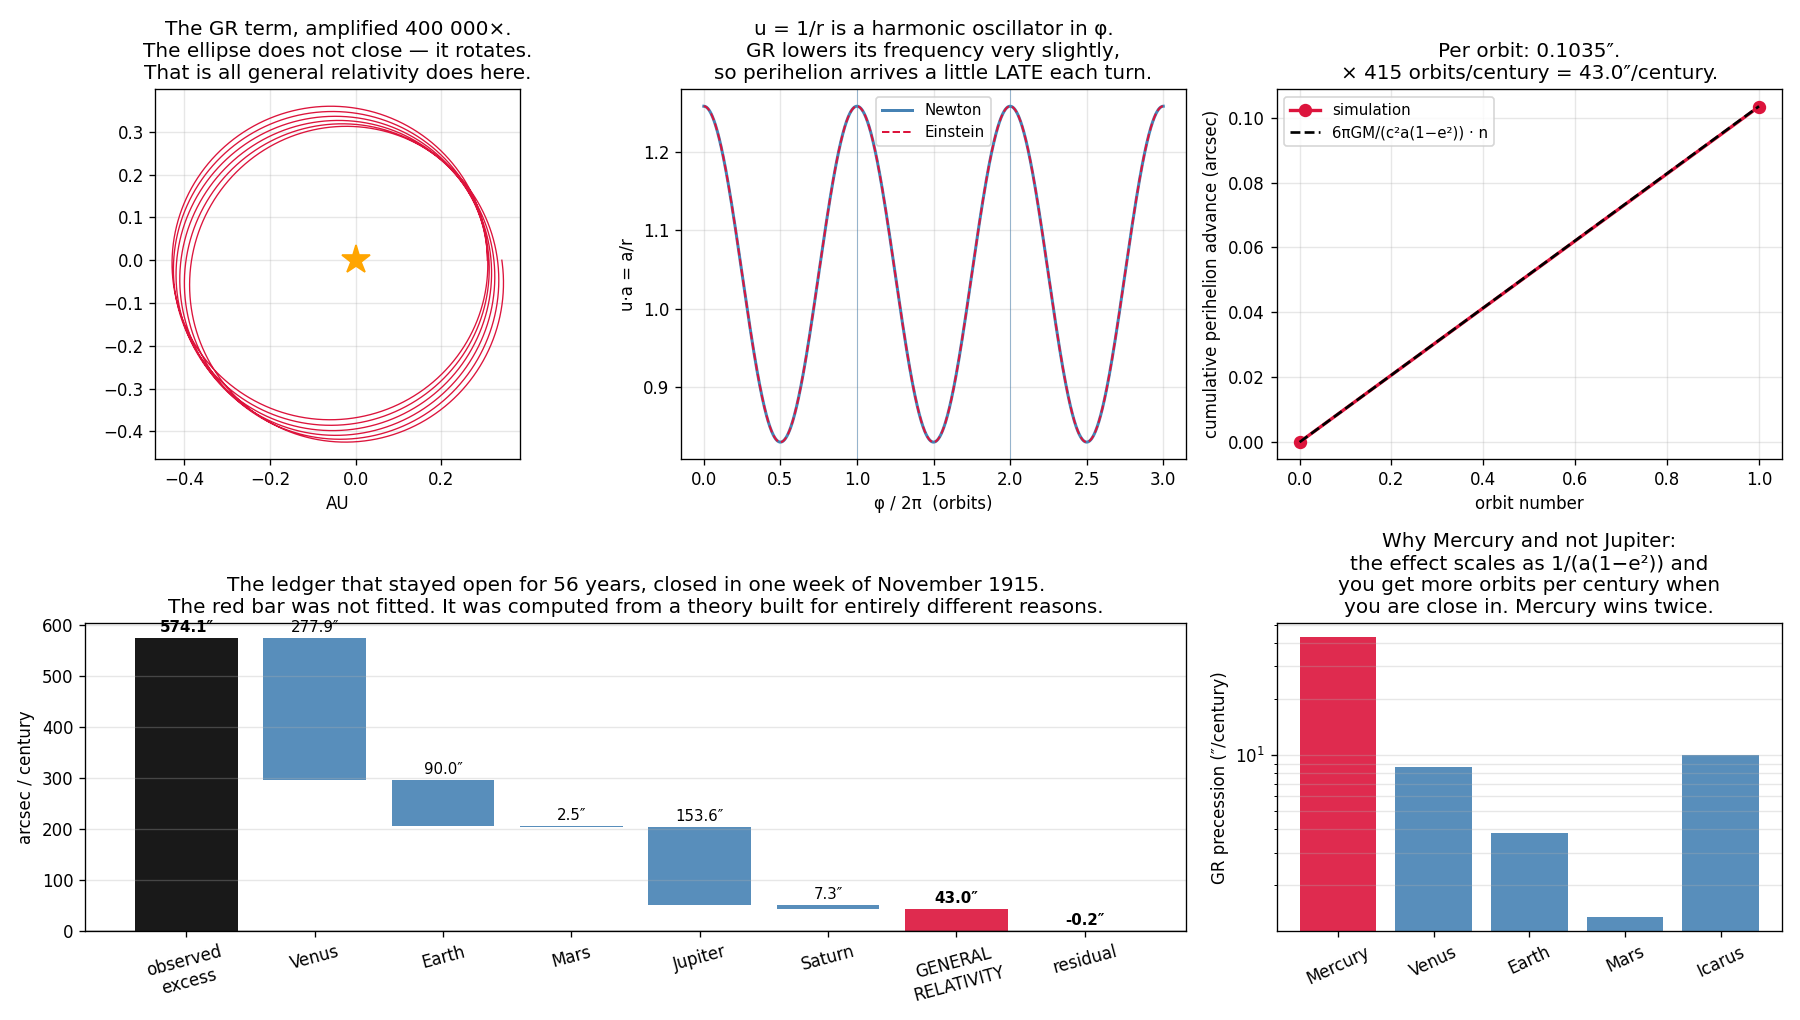

Source code (Python):
"""November 1915: Einstein computes 43″ and gets heart palpitations for three days.

General relativity does not add a force. It changes the geometry the planet moves
through, and the orbit equation picks up exactly one extra term:

    Newton:      d²u/dφ² + u = GM/h²
    Einstein:    d²u/dφ² + u = GM/h² + 3GM·u²/c²        where u = 1/r

That 3GM u²/c² is the whole of it. It is a tiny correction — for Mercury it is
~1e-7 of the main term — but it is NOT of the form 1/r², so by Bertrand's theorem
(ch03) it must make the orbit precess. Integrate it and out comes 43″/century.

Einstein had no free parameters. He could not tune anything. The number 43 had been
sitting unexplained in the literature since Le Verrier in 1859, and the theory
either produced it or it didn't. On 18 November 1915 he presented the result to the
Prussian Academy; the final field equations came a week later.

    phenomenon:   Mercury's perihelion advances 43″/century more than Newton allows
    simulation:   integrate the relativistic orbit equation in u = 1/r vs φ
    dissection:   measure the angle between successive perihelia
    formula:      Δφ = 6πGM / (c²·a·(1−e²)) per orbit — derive it, then check the
                  integration against it, then convert to arcsec/century.
"""
from pathlib import Path

import matplotlib.pyplot as plt
import numpy as np
import torch

# --- SI constants and Mercury's orbit ---
G = 6.67430e-11
C = 2.99792458e8
M_SUN = 1.98892e30
GM = G * M_SUN
A = 5.790905e10           # m, Mercury's semi-major axis
E = 0.205630
T_ORB = 87.9691 * 86400   # s
ORBITS_PER_CENTURY = 100 * 365.25 * 86400 / T_ORB
RAD2ARCSEC = 180 / np.pi * 3600

h = np.sqrt(GM * A * (1 - E**2))            # specific angular momentum
eps = 3 * GM**2 / (h**2 * C**2)             # the dimensionless size of the GR term

print("The relativistic correction, sized up before we integrate anything:")
print(f"  h = sqrt(GM·a(1−e²)) = {h:.4e} m²/s")
print(f"  GR term / Newton term  =  3(GM/hc)² = {eps:.3e}")
print(f"  → a correction in the 8th significant figure. Nothing on Earth could")
print(f"    measure that in 1915. Mercury, integrated over a century, could.\n")


def integrate_orbit(gr_factor=1.0, n_rev=3, n_pts=400_000):
    """Integrate  u'' + u = GM/h² + gr_factor·3GM·u²/c²  in φ, by velocity-Verlet.

    Working in u = 1/r versus φ (rather than r versus t) is the classical trick:
    it turns the orbit into a driven harmonic oscillator, and the GR term becomes
    a small nonlinear stiffening that shifts the oscillator's frequency slightly
    below 1 — which is precisely a slow rotation of the perihelion.
    """
    phi_end = 2 * np.pi * n_rev
    dphi = phi_end / n_pts
    u = torch.tensor(1.0 / (A * (1 - E)), dtype=torch.float64)      # start at perihelion
    du = torch.tensor(0.0, dtype=torch.float64)                     # u' = 0 at perihelion

    def acc(u_):
        return GM / h**2 + gr_factor * 3 * GM * u_**2 / C**2 - u_

    us = torch.empty(n_pts + 1, dtype=torch.float64)
    us[0] = u
    a = acc(u)
    for i in range(n_pts):
        du = du + 0.5 * dphi * a
        u = u + dphi * du
        a = acc(u)
        du = du + 0.5 * dphi * a
        us[i + 1] = u
    return us, torch.linspace(0, phi_end, n_pts + 1, dtype=torch.float64)


def perihelion_shift(us, phis):
    """Angle between successive perihelia (maxima of u = 1/r), minus 2π."""
    interior = us[1:-1]
    peaks = torch.where((interior > us[:-2]) & (interior > us[2:]))[0] + 1
    # refine each peak with a parabolic fit through its three samples
    refined = []
    for p in peaks.tolist():
        y0, y1, y2 = us[p - 1].item(), us[p].item(), us[p + 1].item()
        delta = 0.5 * (y0 - y2) / (y0 - 2 * y1 + y2)
        refined.append(phis[p].item() + delta * (phis[1] - phis[0]).item())
    return np.array(refined)


# --- Newton first: does the orbit close? ---
us_n, phis = integrate_orbit(gr_factor=0.0)
per_n = perihelion_shift(us_n, phis)
print(f"NEWTON  (gr term switched off)")
print(f"  perihelion spacing = {np.mean(np.diff(per_n)):.10f} rad")
print(f"  minus 2π           = {np.mean(np.diff(per_n)) - 2*np.pi:+.3e} rad "
      f"({(np.mean(np.diff(per_n))-2*np.pi)*RAD2ARCSEC*ORBITS_PER_CENTURY:+.3f}″/century)")
print(f"  → closes, as it must. This is our numerical noise floor.\n")

# --- now Einstein ---
us_e, _ = integrate_orbit(gr_factor=1.0)
per_e = perihelion_shift(us_e, phis)
shift_sim = np.mean(np.diff(per_e)) - 2 * np.pi
noise = np.mean(np.diff(per_n)) - 2 * np.pi
shift_sim_corrected = shift_sim - noise

# --- the closed form Einstein derived ---
shift_theory = 6 * np.pi * GM / (C**2 * A * (1 - E**2))

print("EINSTEIN  (gr term on)")
print(f"  simulated shift per orbit = {shift_sim_corrected:.6e} rad")
print(f"  closed form 6πGM/(c²a(1−e²)) = {shift_theory:.6e} rad")
print(f"  agreement: {100*shift_sim_corrected/shift_theory:.3f}%\n")

arcsec_century = shift_theory * RAD2ARCSEC * ORBITS_PER_CENTURY
sim_century = shift_sim_corrected * RAD2ARCSEC * ORBITS_PER_CENTURY
print(f"  Mercury completes {ORBITS_PER_CENTURY:.1f} orbits per century, so:")
print(f"    from the simulation   {sim_century:7.2f}″/century")
print(f"    from the formula      {arcsec_century:7.2f}″/century")
print(f"    OBSERVED (ch04)         43.11 ± 0.45 ″/century")
print()

# --- and the other planets, as a consistency check ---
print("The same formula, applied to everything else (it is not tuned to Mercury):")
print("  body        a (AU)     e       GR precession    measured")
print("                                 (″/century)      (″/century)")
bodies = [("Mercury", 0.387098, 0.20563, 87.9691, "43.11 ± 0.45"),
          ("Venus",   0.723332, 0.00677, 224.701, " 8.62 ± 0.10"),
          ("Earth",   1.000000, 0.01671, 365.256, " 3.84 ± 0.04"),
          ("Mars",    1.523710, 0.09341, 686.980, " 1.35 ± 0.05"),
          ("Icarus",  1.077900, 0.82680, 408.780, "10.05 ± 1.0 ")]
AU = 1.495978707e11
gr_vals = []
for nm, a_au, e_b, per_d, meas in bodies:
    a_m = a_au * AU
    sh = 6 * np.pi * GM / (C**2 * a_m * (1 - e_b**2))
    n_orb = 100 * 365.25 / per_d
    val = sh * RAD2ARCSEC * n_orb
    gr_vals.append(val)
    print(f"  {nm:9s} {a_au:8.4f}  {e_b:.5f}   {val:10.2f}      {meas}")
print()
print("One formula, no adjustable parameters, five bodies. Note Icarus: a tiny")
print("asteroid with a wild e = 0.83, measured in 1968 — the theory had no idea it")
print("existed when it was written.")
print()
print("Einstein to Ehrenfest, January 1916:")
print('  "For a few days I was beside myself with joyous excitement."')

# --- visualization ---
fig = plt.figure(figsize=(15, 8.5))
gs = fig.add_gridspec(2, 3, height_ratios=[1.2, 1])

# Panel 1: the rosette, exaggerated so it is visible
ax = fig.add_subplot(gs[0, 0])
us_big, phis_big = integrate_orbit(gr_factor=4e5, n_rev=6, n_pts=200_000)
r_big = 1.0 / us_big
ax.plot(r_big * torch.cos(phis_big) / AU, r_big * torch.sin(phis_big) / AU,
        color="crimson", lw=0.8)
ax.plot(0, 0, "*", color="orange", ms=18)
ax.set_aspect("equal")
ax.set_xlabel("AU")
ax.set_title("The GR term, amplified 400 000×.\nThe ellipse does not close — it "
             "rotates.\nThat is all general relativity does here.")
ax.grid(alpha=0.3)

# Panel 2: u(φ) — Newton vs Einstein, phase slipping
ax = fig.add_subplot(gs[0, 1])
ax.plot(phis / (2 * np.pi), us_n * A, color="steelblue", lw=1.8, label="Newton")
ax.plot(phis / (2 * np.pi), us_e * A, color="crimson", lw=1.2, ls="--", label="Einstein")
for p in per_n:
    ax.axvline(p / (2 * np.pi), color="steelblue", lw=0.6, alpha=0.5)
ax.set_xlabel("φ / 2π  (orbits)")
ax.set_ylabel("u·a = a/r")
ax.set_title("u = 1/r is a harmonic oscillator in φ.\nGR lowers its frequency very "
             "slightly,\nso perihelion arrives a little LATE each turn.")
ax.legend(fontsize=9)
ax.grid(alpha=0.3)

# Panel 3: perihelion angle drifting linearly
ax = fig.add_subplot(gs[0, 2])
k = np.arange(len(per_e))
ax.plot(k, (per_e - per_e[0] - 2 * np.pi * k) * RAD2ARCSEC, "o-",
        color="crimson", lw=2, ms=7, label="simulation")
ax.plot(k, shift_theory * k * RAD2ARCSEC, "--", color="black", lw=1.6,
        label="6πGM/(c²a(1−e²)) · n")
ax.set_xlabel("orbit number")
ax.set_ylabel("cumulative perihelion advance (arcsec)")
ax.set_title(f"Per orbit: {shift_theory*RAD2ARCSEC:.4f}″.\n"
             f"× {ORBITS_PER_CENTURY:.0f} orbits/century = "
             f"{arcsec_century:.1f}″/century.")
ax.legend(fontsize=9)
ax.grid(alpha=0.3)

# Panel 4: the budget, closed at last
ax = fig.add_subplot(gs[1, :2])
labels = ["observed\nexcess", "Venus", "Earth", "Mars", "Jupiter", "Saturn",
          "GENERAL\nRELATIVITY", "residual"]
contrib = [574.10, -277.9, -90.0, -2.5, -153.6, -7.3, -43.03, 0]
running = 574.10
bottoms, heights, colors = [0], [574.10], ["black"]
for v in contrib[1:-1]:
    running += v
    bottoms.append(running)
    heights.append(-v)
    colors.append("crimson" if abs(v) == 43.03 else "steelblue")
bottoms.append(0); heights.append(running); colors.append("darkgreen")
ax.bar(labels, heights, bottom=bottoms, color=colors, alpha=0.9)
for i, (b, hh) in enumerate(zip(bottoms, heights)):
    ax.text(i, b + hh + 12, f"{hh:.1f}″", ha="center", fontsize=9,
            weight="bold" if i in (0, 6, 7) else "normal")
ax.axhline(0, color="k", lw=0.8)
ax.set_ylabel("arcsec / century")
ax.set_title("The ledger that stayed open for 56 years, closed in one week of "
             "November 1915.\nThe red bar was not fitted. It was computed from a "
             "theory built for entirely different reasons.")
ax.tick_params(axis="x", rotation=15)
ax.grid(alpha=0.3, axis="y")

# Panel 5: GR precession across the solar system
ax = fig.add_subplot(gs[1, 2])
nms = [b[0] for b in bodies]
ax.bar(nms, gr_vals, color=["crimson" if n == "Mercury" else "steelblue" for n in nms],
       alpha=0.9)
ax.set_ylabel("GR precession (″/century)")
ax.set_yscale("log")
ax.set_title("Why Mercury and not Jupiter:\nthe effect scales as 1/(a(1−e²)) and\n"
             "you get more orbits per century when\nyou are close in. Mercury wins twice.")
ax.tick_params(axis="x", rotation=25)
ax.grid(alpha=0.3, axis="y", which="both")

plt.tight_layout()
out = Path(__file__).with_suffix(".png")
plt.savefig(out, dpi=120)
print(f"Saved: {out}")
